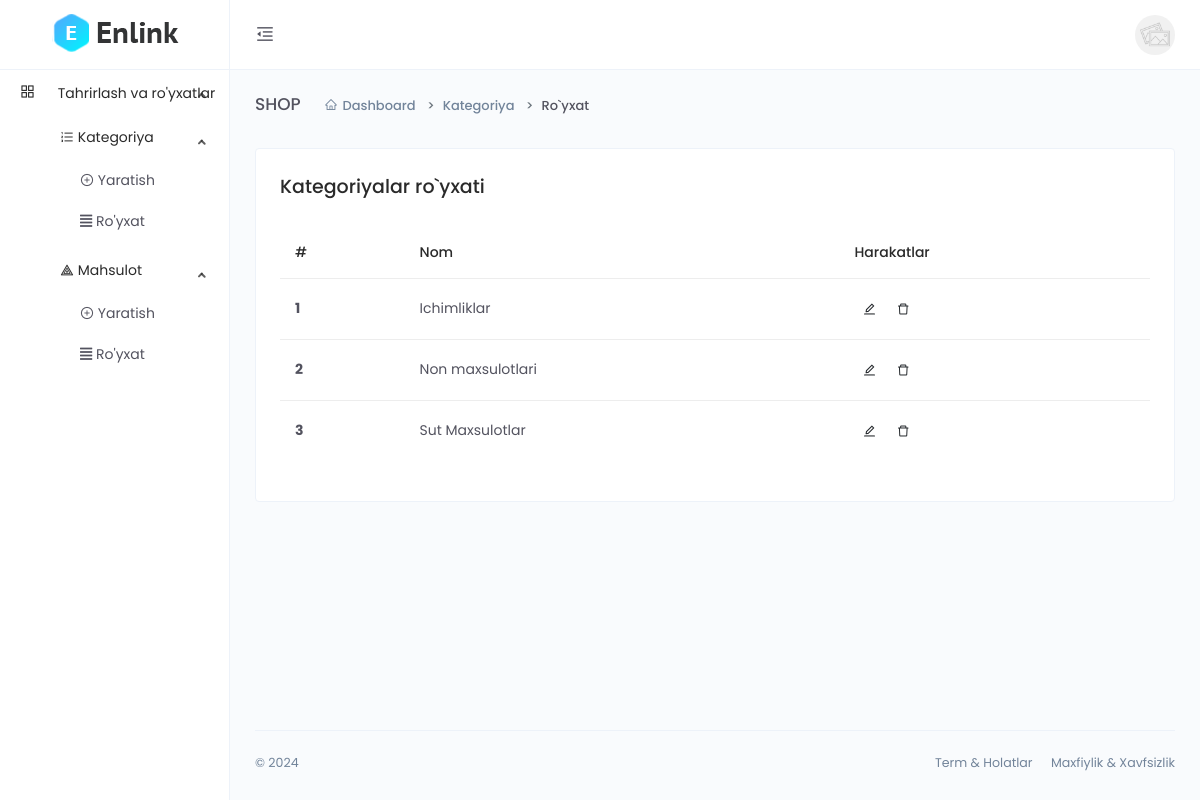
The page /dashboard/category-list (signed in) on the database as committed earlier.
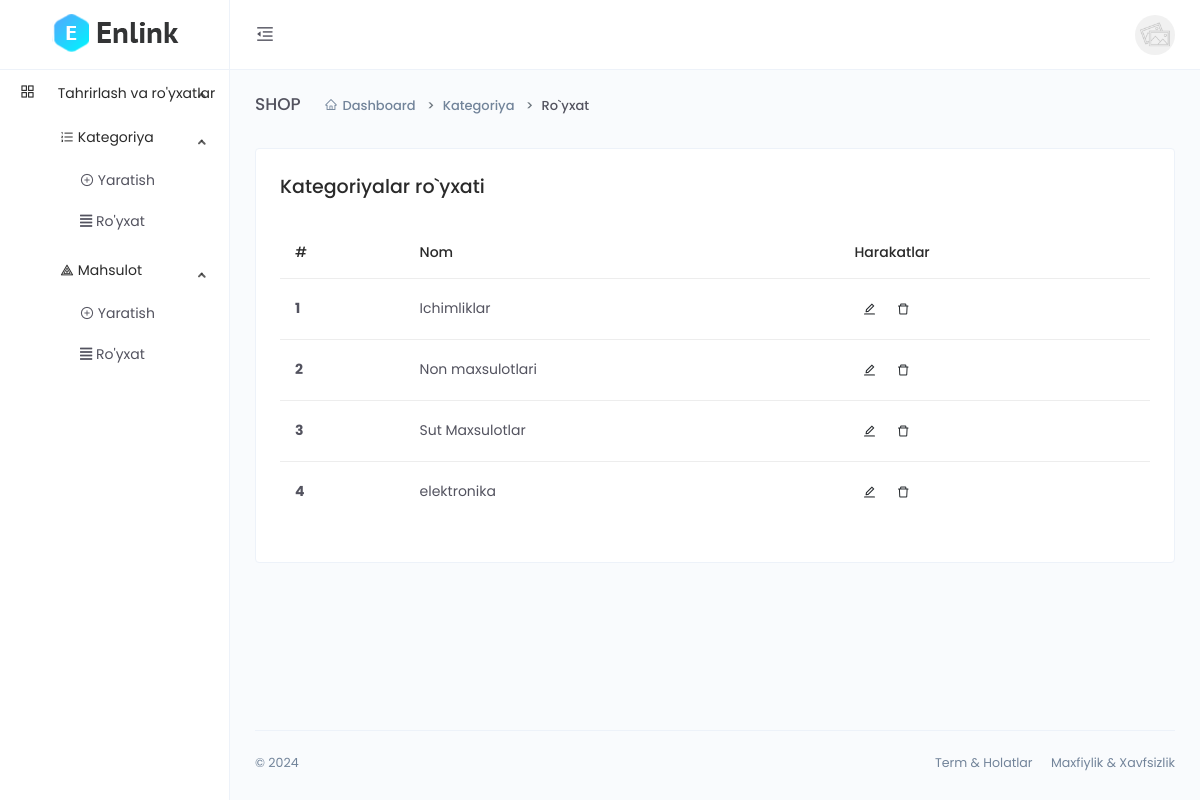
The same page on the database as committed later.
### main/models.py (models this page shows, shortened)
class CodeGenerate(models.Model):
    code = models.CharField(max_length=255, blank=True,unique=True)
    class Meta:
        abstract = True

class Category(CodeGenerate):
    name = models.CharField(max_length=255, unique=True)

### main/funcs.py (the view)
    def wrapper(request, *args, **kwargs):
        if request.user.is_staff:
            result=func(request, *args, **kwargs)
        else:
            return redirect('front:index')
        return result

### main/dashboard/views.py (called while the page is built)
@staff_required
def category_list(request):
    queryset = models.Category.objects.all()
    context = {
        'queryset':queryset
        }
    return render(request, 'dashboard/category/list.html', context)

### main/funcs.py (called while the page is built)
def staff_required(func):
    def wrapper(request, *args, **kwargs):
        if request.user.is_staff:
            result=func(request, *args, **kwargs)
        else:
            return redirect('front:index')
        return result
    return wrapper

### templates/dashboard/category/list.html (shortened to what this page needs)
{% extends 'dashboard/base.html' %}
{% block content %}
<div class="main-content">
    <div class="page-header">
        <h2 class="header-title">SHOP</h2>
        <div class="header-sub-title">
            <nav class="breadcrumb breadcrumb-dash">
                <a href="#" class="breadcrumb-item"><i class="anticon anticon-home m-r-5"></i>Dashboard</a>
                <a class="breadcrumb-item" href="#">Kategoriya</a>
                <span class="breadcrumb-item active">Ro`yxat</span>
            </nav>
        </div>
    </div>
    <div class="card">
        <div class="card-body">
            <h4>Kategoriyalar ro`yxati</h4>
            <div class="m-t-25">
                <div class="table-responsive">
                    <table class="table">
                        <thead>
                            <tr>
                                <th scope="col">#</th>
                                <th scope="col">Nom</th>
                                <th scope="col">Harakatlar</th>
                            </tr>
                        </thead>
                        <tbody>
                            {% for q in queryset %}
                            <tr>
                                <th scope="row">{{forloop.counter}}</th>
                                <td>{{q.name}}</td>
                                <td>
                                    <button type="button" class="btn btn-icon btn-hover btn-sm btn-rounded pull-right" data-toggle="modal" data-target=".bd-example-modal-lg{{forloop.counter}}">
                                        <i class="anticon anticon-edit"></i>
                                    </button>
                                    <button type="button" class="btn btn-icon btn-hover btn-sm btn-rounded" data-toggle="modal" data-target=".bd-example-modal-sm{{forloop.counter}}">
                                        <i class="anticon anticon-delete"></i>
                                    </button>
                                </td>
                            </tr>
                            {% endfor %}
                        </tbody>
                    </table>
                </div>
            </div>
        </div>
    </div>
</div>
{% endblock %}

Rows that differ between the two databases and show on the page:
added Category: name "elektronika"
